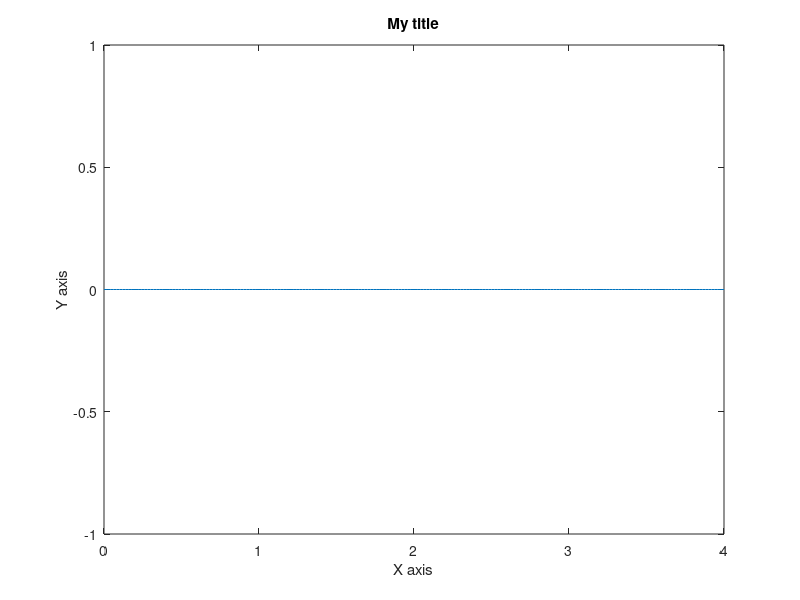

This chart was generated by the following MATLAB code: (Note: this script raises an error after producing the figure.)

% Solve the 1-D wave equation subject to
% a*u + b*(du/dx) = c on the right
% moving boundary condition on left
% -------------------------------------------

clear all
close all
clc

nFrames = 1000;                % number of frames in the movie (time!)

c      = 1;                   % set physical parameters
deltaT = 0.02;
deltaX = 0.02;
lamb   = (c*deltaT/deltaX)^2;
alpha  = 0;
beta   = 1;
gamma  = 0;

xRight = 4;                   % calculate x node locations
x = linspace(0, xRight, (xRight/deltaX +1) );
n = length(x);


uInit = zeros(1,n);            % set values for uInit, uCur and uFut
uCur  = uInit;
uFut  = uCur;

plot(x,uInit), xlabel('X axis'), ylabel('Y axis'),
               title('My title'), axis([0 xRight -1 1])
drawnow



                             % set left spatial boundary value
uCur(1) = leftBoundary(1, deltaT);
for i = 2 : n                 % calculate the first time-step
    if i == n
        if beta == 0
            uCur(n) = gamma/alpha;
        else
            phantom = rightBoundary(n, alpha, beta, gamma, deltaX, uCur);
            uCur(n) = ( lamb*uInit(n-1) + (2-2*lamb)*uInit(n) + lamb*phantom ) / 2;
        end
    else
        uCur(i) = ( lamb*uInit(i-1) + (2-2*lamb)*uInit(i) + lamb*uInit(i+1) ) / 2;
    end
end

plot(x,uCur), xlabel('X axis'), ylabel('Y axis'),
              title('My title'), axis([3 xRight -1 1])
drawnow




                               % and the rest of the time steps...
for k = 2 : nFrames
      uFut(1) = leftBoundary(k, deltaT);
      for i = 2 : n
          if i == n
              if beta == 0
                  uFut(n) = gamma/alpha;
              else
                  phantom = rightBoundary(n, alpha, beta, gamma, deltaX, uCur);
                  uFut(n) = ( lamb*uCur(n-1) + (2-2*lamb)*uCur(n) + lamb*phantom - uInit(n));
              end
          else
              uFut(i) = ( lamb*uCur(i-1) + (2-2*lamb)*uCur(i) + lamb*uCur(i+1) - uInit(i));
          end
      end
      % input('delay')
      plot(x,uFut), xlabel('X axis'), ylabel('Y axis'),
                    title('My title'), axis([0 xRight -1 1])
      drawnow
      if uFut(1) ~= 0
          disp(k)
      end
      uInit = uCur;            % update u values
      uCur  = uFut;
end

